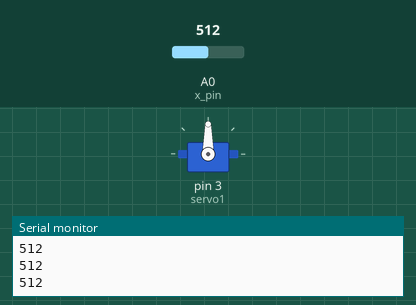
Recording of a sketch running on a simulated Arduino Uno, built with avr-gcc and run on an emulated ATmega328P. Parts: servo, the last lines printed to the serial monitor. Inputs (shaded band) come from the test bench; at power-on: A0 (x_pin) = 512.

Above: at 1.2 s.
1.3 s: A0 (x_pin) set to 896
At 2.2 s:
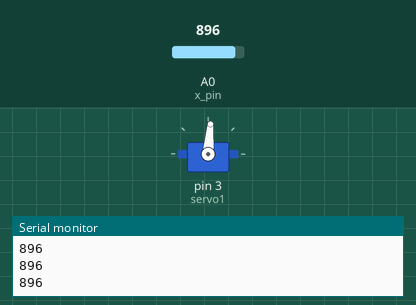
2.8 s: A0 (x_pin) set to 923
At 3.5 s:
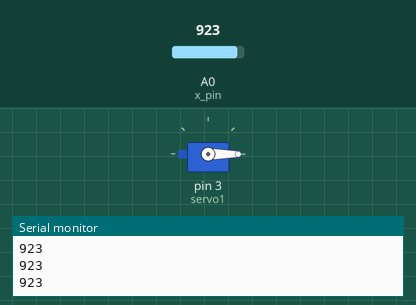
4.3 s: A0 (x_pin) set to 45
At 5.5 s:
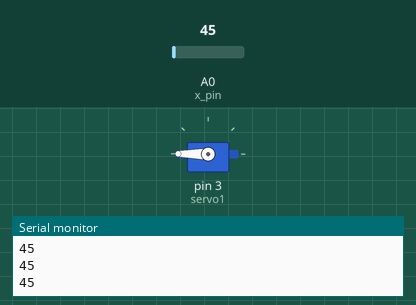
5.8 s: A0 (x_pin) set to 59
At 7.0 s:
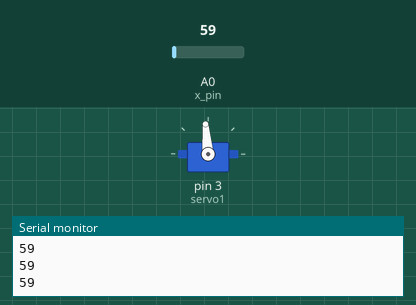
7.3 s: A0 (x_pin) set to 0
At 8.0 s:
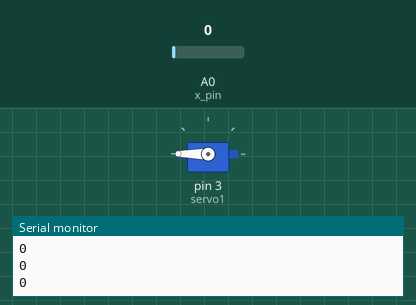
Timing chart, 0 to 9.8 s (numbered marks = the images above; inputs shaded):
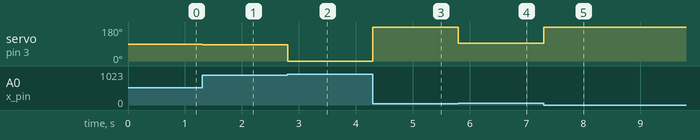

The sketch:

P4_EJ2.ino
```cpp
#include <Servo.h>

Servo servo1;
const int x_pin = 0;


void setup() {
   Serial.begin(9600);
   pinMode(x_pin,INPUT);
  servo1.attach(3);

}

void loop() {
  // put your main code here, to run repeatedly:
  servo1.write(joystick());

}

int joystick(){
  Serial.println(analogRead(x_pin));
 if(analogRead(x_pin) > 905){
    return 0;
  }else if(analogRead(x_pin) > 700){
    return 85;
  }else if(analogRead(x_pin) > 300){
    return 90;
  }else if(analogRead(x_pin) > 55){
    return 95;
  }else{
    return 180;
  }
}
```

Measured:
- the behaviour switches between 905 and 906 on A0 (x_pin) (found by bisection; images 1 and 2)
- the behaviour switches between 55 and 56 on A0 (x_pin) (found by bisection; images 3 and 4)
- after the input at 1.3 s, servo on pin 3 (servo1): 90° → 85° at once
- after the input at 2.8 s, servo on pin 3 (servo1): 85° → 0° at once
- after the input at 4.3 s, servo on pin 3 (servo1): 0° → 180° at once
- after the input at 5.8 s, servo on pin 3 (servo1): 180° → 95° at once
- after the input at 7.3 s, servo on pin 3 (servo1): 95° → 180° at once
